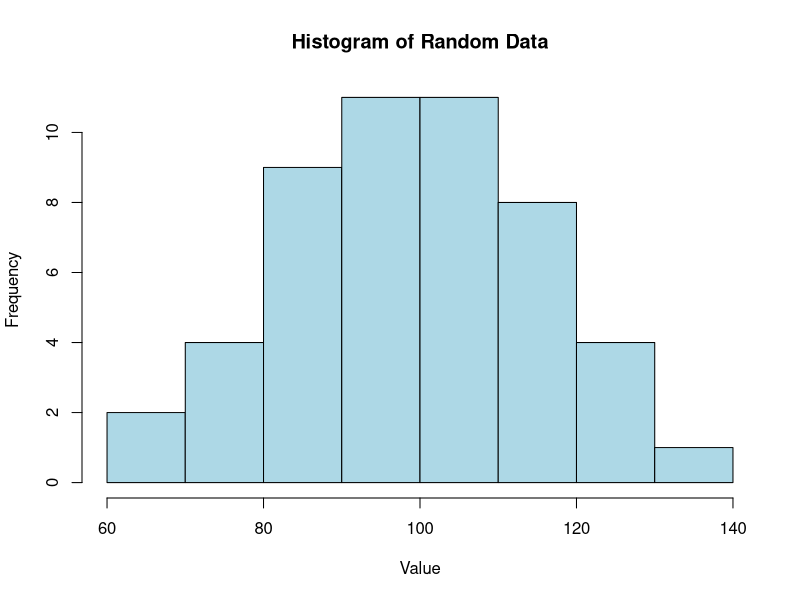
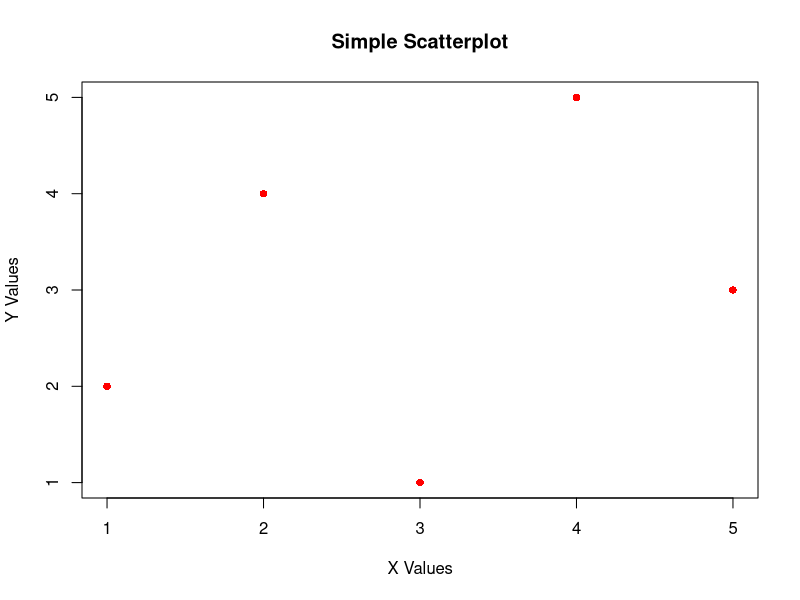

R code for these plots, in order:
## ---- chunk 1
# Addition
5 + 3

## ---- chunk 2
# Subtraction
10 - 4

## ---- chunk 3
# Multiplication
6 * 7

## ---- chunk 4
# Division
20 / 4

## ---- chunk 5
# Write your code here:


## ---- chunk 6
# Create a variable called 'my_age' and assign it your age
my_age <- 25  # Replace 25 with your actual age

# Print the variable
my_age

## ---- chunk 7
# Write your code here:




## ---- chunk 8
# Create a vector of test scores
test_scores <- c(85, 92, 78, 96, 88, 91, 83)

# Display the vector
test_scores

## ---- chunk 9
# Calculate basic statistics
mean(test_scores)     # Mean (average)
median(test_scores)   # Median (middle value)
sd(test_scores)       # Standard deviation
length(test_scores)   # Number of values

## ---- chunk 10
# Write your code here:





## ---- chunk 11
# Create a vector of 50 random numbers from a normal distribution
# with mean = 100 and standard deviation = 15
random_data <- rnorm(50, mean = 100, sd = 15)

# Look at the first 10 values
head(random_data, 10)

## ---- chunk 12
# Calculate summary statistics for this data
mean(random_data)
sd(random_data)
min(random_data)
max(random_data)

## ---- chunk 13
# Write your code here:





## ---- chunk 14
# Create a histogram of our random data
hist(random_data, 
     main = "Histogram of Random Data",
     xlab = "Value",
     ylab = "Frequency",
     col = "lightblue")

## ---- chunk 15
# Create a simple scatterplot
x_values <- c(1, 2, 3, 4, 5)
y_values <- c(2, 4, 1, 5, 3)

plot(x_values, y_values,
     main = "Simple Scatterplot",
     xlab = "X Values",
     ylab = "Y Values",
     pch = 16,  # Solid circles
     col = "red")

## ---- chunk 16
# Write your code here:




